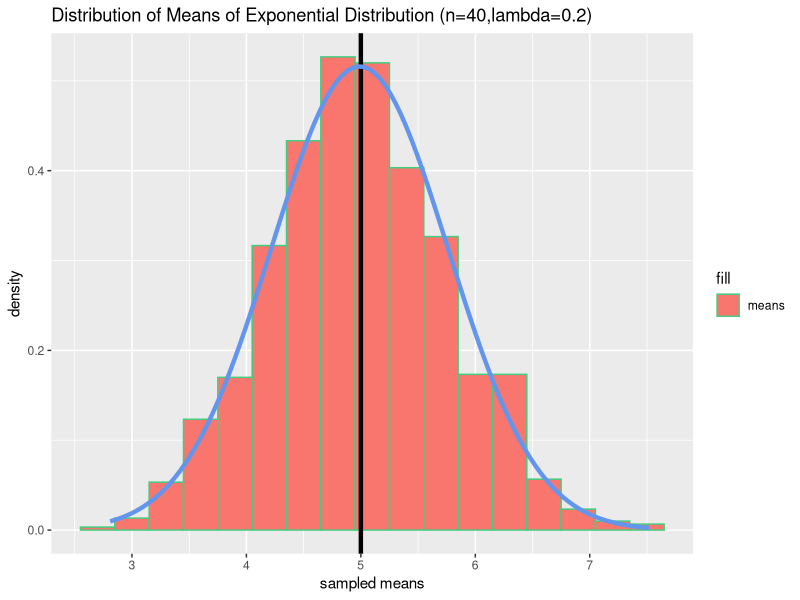
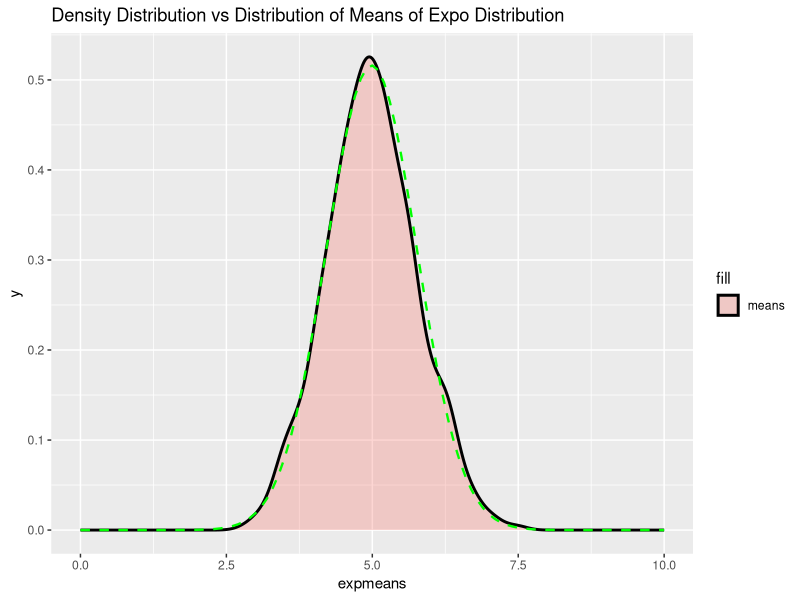

Reproduce these figures in R, in order.
## ---- chunk 1
lambda=0.2; n=40;
expdistr <- rexp(1000, rate=lambda);expmeans <- NULL; expvars <- NULL;
for (i in 1:1000){expmeans <- c(expmeans, mean(rexp(n, rate = lambda)))}
simdata <- data.frame(expdistr, expmeans)
## ---- chunk 2
library(ggplot2); p <- ggplot(simdata, aes(x=expmeans, fill="means"))
p <- p + geom_histogram(binwidth=.3,colour="seagreen3",aes(y=..density..))
p <- p + geom_vline(xintercept=5, size=1.5, colour="black")
p <- p + stat_function(fun=dnorm, 
        args=list(mean=mean(simdata$expmeans),sd=sd(simdata$expmeans)),size=1.5, colour="cornflowerblue")
p + labs(title="Distribution of Means of Exponential Distribution (n=40,lambda=0.2)") + xlab("sampled means")
## ---- chunk 3
simulatedmean <- mean(simdata$expmeans)
print(paste0("the mean of simulated means is: ", as.character(simulatedmean)))
print(paste0('the theoretical mean is: 1/lambda=',as.character(1/lambda)))
## ---- chunk 4
simulatedvar <- var(simdata$expmeans)
print(paste0("the variance of the simulated sample is: ", simulatedvar))
print(paste0("the theoretical variance of the distribution is the population variance/n:",as.character((1/lambda)^2/n)))
## ---- chunk 5
p <- ggplot(simdata,aes(x=expmeans,fill="means"))
p <- p + geom_density(alpha=.3,size=1)
p <- p + stat_function(fun=dnorm, 
                  args=list(mean=mean(simdata$expmeans),sd=sd(simdata$expmeans)),
                  size=0.8, colour="green", linetype="dashed")
p + labs(title="Density Distribution vs Distribution of Means of Expo Distribution") + xlim(0,10)
